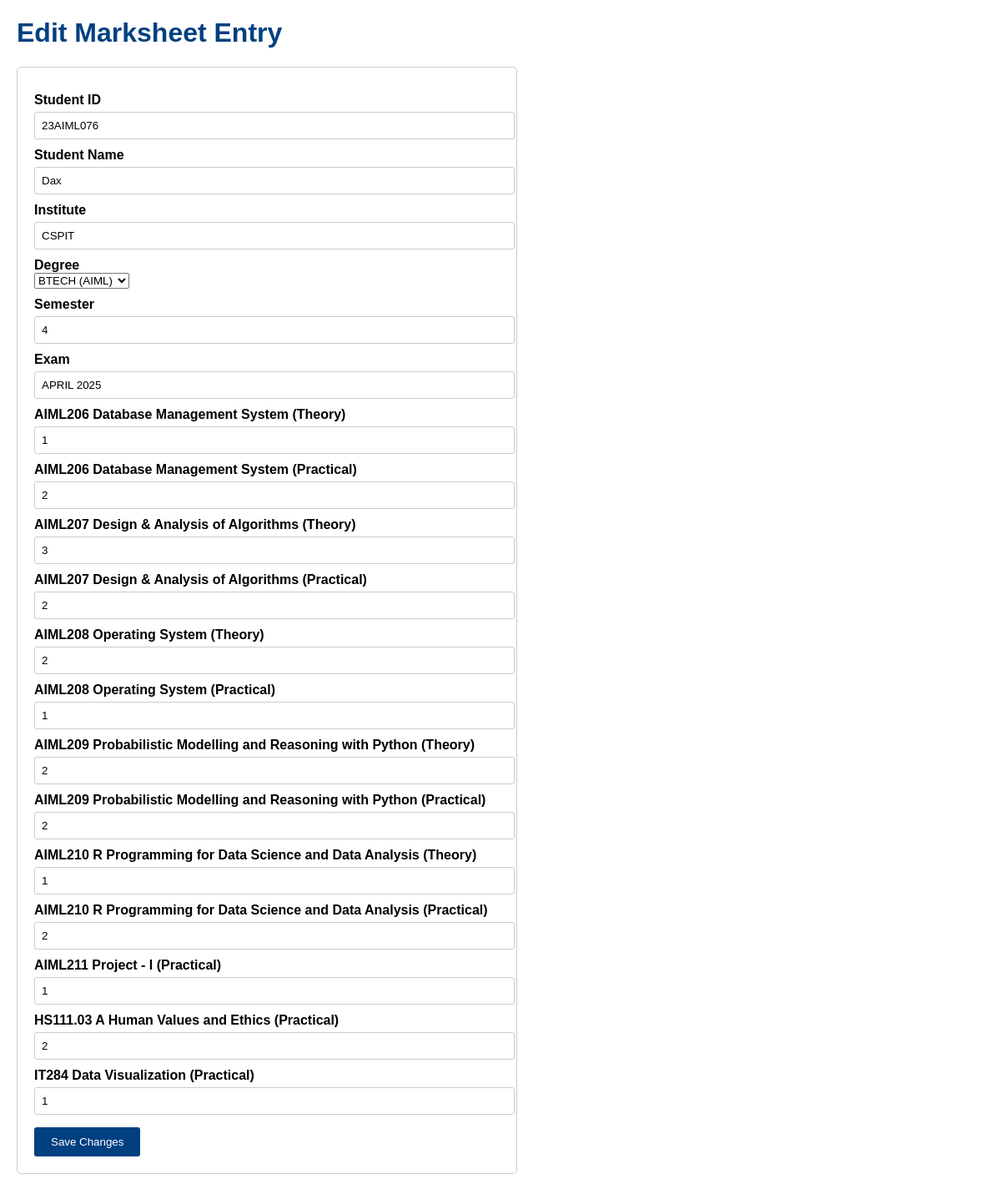
The page /teacher/marksheet-file/edit/1/ on the database its author committed.
### app2/models.py (models this page shows, shortened)
class Marksheet(models.Model):
    student_id = models.CharField(max_length=20)
    student_name = models.CharField(max_length=100)
    institute = models.CharField(max_length=100)
    degree = models.CharField(max_length=100)
    semester = models.CharField(max_length=20)
    exam = models.CharField(max_length=50)
    aiml206_theory = models.CharField(max_length=5, blank=True, null=True)
    aiml206_practical = models.CharField(max_length=5, blank=True, null=True)
    aiml207_theory = models.CharField(max_length=5, blank=True, null=True)
    aiml207_practical = models.CharField(max_length=5, blank=True, null=True)
    aiml208_theory = models.CharField(max_length=5, blank=True, null=True)
    aiml208_practical = models.CharField(max_length=5, blank=True, null=True)
    aiml209_theory = models.CharField(max_length=5, blank=True, null=True)
    aiml209_practical = models.CharField(max_length=5, blank=True, null=True)
    aiml210_theory = models.CharField(max_length=5, blank=True, null=True)
    aiml210_practical = models.CharField(max_length=5, blank=True, null=True)
    aiml211_practical = models.CharField(max_length=5, blank=True, null=True)
    hs11103a_practical = models.CharField(max_length=5, blank=True, null=True)
    it284_practical = models.CharField(max_length=5, blank=True, null=True)

### app2/views.py (the view)
# urls.py: path('teacher/marksheet-file/edit/<int:entry_index>/', views.edit_marksheet_entry, name='edit_marksheet_entry'),
def edit_marksheet_entry(request, entry_index):
    import os
    from django.shortcuts import get_object_or_404
    file_path = os.path.join(os.path.dirname(os.path.abspath(__file__)), 'marksheet_data.txt')
    try:
        with open(file_path, 'r') as f:
            content = f.read()
            entries = content.strip().split("------------------------------------------------------------")
            entries = [entry.strip() for entry in entries if entry.strip()]
    except FileNotFoundError:
        entries = []
    if request.method == 'POST':
        marksheet = get_object_or_404(Marksheet, pk=entry_index + 1)  # Assuming entry_index corresponds to pk-1
        marksheet.student_id = request.POST.get('student_id')
        marksheet.student_name = request.POST.get('student_name')
        marksheet.institute = request.POST.get('institute')
        marksheet.degree = request.POST.get('degree')
        marksheet.semester = request.POST.get('semester')
        marksheet.exam = request.POST.get('exam')
        marksheet.aiml206_theory = request.POST.get('aiml206_theory')
        marksheet.aiml206_practical = request.POST.get('aiml206_practical')
        marksheet.aiml207_theory = request.POST.get('aiml207_theory')
        marksheet.aiml207_practical = request.POST.get('aiml207_practical')
        marksheet.aiml208_theory = request.POST.get('aiml208_theory')
        marksheet.aiml208_practical = request.POST.get('aiml208_practical')
        marksheet.aiml209_theory = request.POST.get('aiml209_theory')
        marksheet.aiml209_practical = request.POST.get('aiml209_practical')
        marksheet.aiml210_theory = request.POST.get('aiml210_theory')
        marksheet.aiml210_practical = request.POST.get('aiml210_practical')
        marksheet.aiml211_practical = request.POST.get('aiml211_practical')
        marksheet.hs11103a_practical = request.POST.get('hs11103a_practical')
        marksheet.it284_practical = request.POST.get('it284_practical')
        marksheet.save()
        recent_marksheets = Marksheet.objects.order_by('-id')[:5]
        with open(file_path, 'w') as f:
            for ms in recent_marksheets:
                f.write(f"Student ID: {ms.student_id}, Name: {ms.student_name}, Institute: {ms.institute}, Degree: {ms.degree}, Semester: {ms.semester}, Exam: {ms.exam}\n")
                f.write(f"AIML206 Theory: {ms.aiml206_theory}, Practical: {ms.aiml206_practical}\n")
                f.write(f"AIML207 Theory: {ms.aiml207_theory}, Practical: {ms.aiml207_practical}\n")
                f.write(f"AIML208 Theory: {ms.aiml208_theory}, Practical: {ms.aiml208_practical}\n")
                f.write(f"AIML209 Theory: {ms.aiml209_theory}, Practical: {ms.aiml209_practical}\n")
                f.write(f"AIML210 Theory: {ms.aiml210_theory}, Practical: {ms.aiml210_practical}\n")
                f.write(f"AIML211 Practical: {ms.aiml211_practical}\n")
                f.write(f"HS111.03 A Practical: {ms.hs11103a_practical}\n")
                f.write(f"IT284 Practical: {ms.it284_practical}\n")
                f.write("------------------------------------------------------------\n")
        return HttpResponseRedirect(reverse('view_marksheet_file'))
    else:
        marksheet = get_object_or_404(Marksheet, pk=entry_index + 1)
        return render(request, 'edit_marksheet_entry.html', {'marksheet': marksheet})

### app2/template1/edit_marksheet_entry.html (shortened to what this page needs)
<!DOCTYPE html>
<html>
<head>
</head>
<body>
    <h1>Edit Marksheet Entry</h1>
    <form method="post" action="">
        <label for="student_id">Student ID</label>
        <input type="text" id="student_id" name="student_id" value="{{ marksheet.student_id }}" required>
        <label for="student_name">Student Name</label>
        <input type="text" id="student_name" name="student_name" value="{{ marksheet.student_name }}" required>
        <label for="institute">Institute</label>
        <input type="text" id="institute" name="institute" value="{{ marksheet.institute }}" required>
        <label for="degree">Degree</label>
        <select id="degree" name="degree" required>
            <option value="BTECH (AIML)" {% if marksheet.degree == "BTECH (AIML)" %}selected{% endif %}>BTECH (AIML)</option>
        </select>
        <label for="semester">Semester</label>
        <input type="text" id="semester" name="semester" value="{{ marksheet.semester }}" required>
        <label for="exam">Exam</label>
        <input type="text" id="exam" name="exam" value="{{ marksheet.exam }}" required>
        <label for="aiml206_theory">AIML206 Database Management System (Theory)</label>
        <input type="text" id="aiml206_theory" name="aiml206_theory" value="{{ marksheet.aiml206_theory }}">
        <label for="aiml206_practical">AIML206 Database Management System (Practical)</label>
        <input type="text" id="aiml206_practical" name="aiml206_practical" value="{{ marksheet.aiml206_practical }}">
        <label for="aiml207_theory">AIML207 Design & Analysis of Algorithms (Theory)</label>
        <input type="text" id="aiml207_theory" name="aiml207_theory" value="{{ marksheet.aiml207_theory }}">
        <label for="aiml207_practical">AIML207 Design & Analysis of Algorithms (Practical)</label>
        <input type="text" id="aiml207_practical" name="aiml207_practical" value="{{ marksheet.aiml207_practical }}">
        <label for="aiml208_theory">AIML208 Operating System (Theory)</label>
        <input type="text" id="aiml208_theory" name="aiml208_theory" value="{{ marksheet.aiml208_theory }}">
        <label for="aiml208_practical">AIML208 Operating System (Practical)</label>
        <input type="text" id="aiml208_practical" name="aiml208_practical" value="{{ marksheet.aiml208_practical }}">
        <label for="aiml209_theory">AIML209 Probabilistic Modelling and Reasoning with Python (Theory)</label>
        <input type="text" id="aiml209_theory" name="aiml209_theory" value="{{ marksheet.aiml209_theory }}">
        <label for="aiml209_practical">AIML209 Probabilistic Modelling and Reasoning with Python (Practical)</label>
        <input type="text" id="aiml209_practical" name="aiml209_practical" value="{{ marksheet.aiml209_practical }}">
        <label for="aiml210_theory">AIML210 R Programming for Data Science and Data Analysis (Theory)</label>
        <input type="text" id="aiml210_theory" name="aiml210_theory" value="{{ marksheet.aiml210_theory }}">
        <label for="aiml210_practical">AIML210 R Programming for Data Science and Data Analysis (Practical)</label>
        <input type="text" id="aiml210_practical" name="aiml210_practical" value="{{ marksheet.aiml210_practical }}">
        <label for="aiml211_practical">AIML211 Project - I (Practical)</label>
        <input type="text" id="aiml211_practical" name="aiml211_practical" value="{{ marksheet.aiml211_practical }}">
        <label for="hs11103a_practical">HS111.03 A Human Values and Ethics (Practical)</label>
        <input type="text" id="hs11103a_practical" name="hs11103a_practical" value="{{ marksheet.hs11103a_practical }}">
        <label for="it284_practical">IT284 Data Visualization (Practical)</label>
        <input type="text" id="it284_practical" name="it284_practical" value="{{ marksheet.it284_practical }}">
        <button type="submit">Save Changes</button>
    </form>
</body>
</html>

### app2/template1/edit_marksheet_entry.html (style rules this page uses)
body { font-family: Arial, sans-serif; margin: 20px; max-width: 600px; }
h1 { color: #004080; }
form { padding: 20px; border: 1px solid #ccc; border-radius: 5px; }
label { display: block; margin-top: 10px; font-weight: bold; }
input[type="text"], input[type="number"] { width: 100%; padding: 8px; margin-top: 5px; border-radius: 3px; border: 1px solid #ccc; }
button { margin-top: 15px; padding: 10px 20px; background-color: #004080; color: white; border: none; border-radius: 3px; cursor: pointer; }

### rows shown on the page
Marksheet: student_id "23AIML076", student_name "Dax", institute "CSPIT", degree "BTECH (AIML)", semester "4", exam "APRIL 2025", aiml206_theory "1", aiml206_practical "2", aiml207_theory "3", aiml207_practical "2", aiml208_theory "2", aiml208_practical "1", aiml209_theory "2", aiml209_practical "2", aiml210_theory "1", aiml210_practical "2", aiml211_practical "1", hs11103a_practical "2", it284_practical "1"
